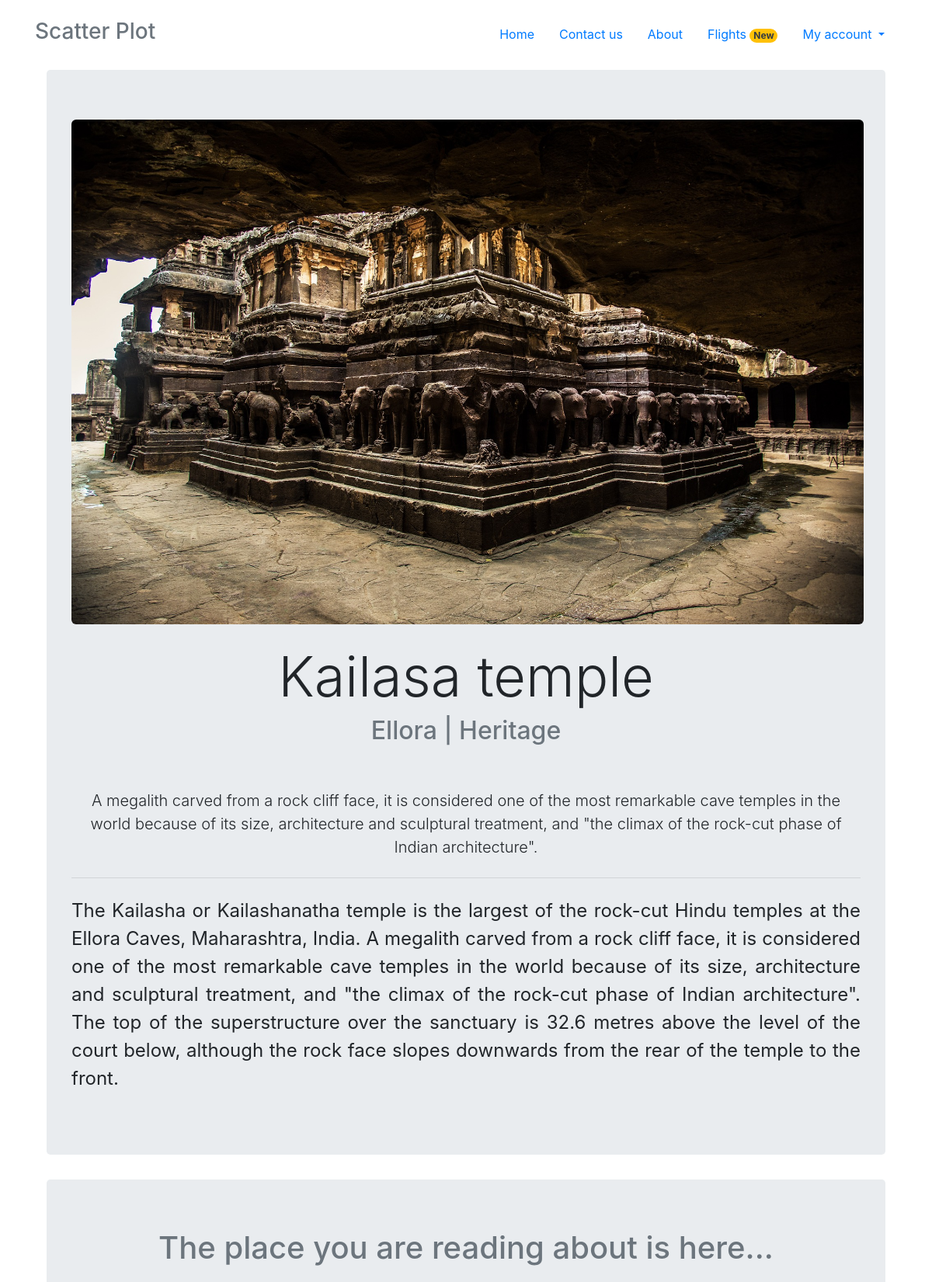
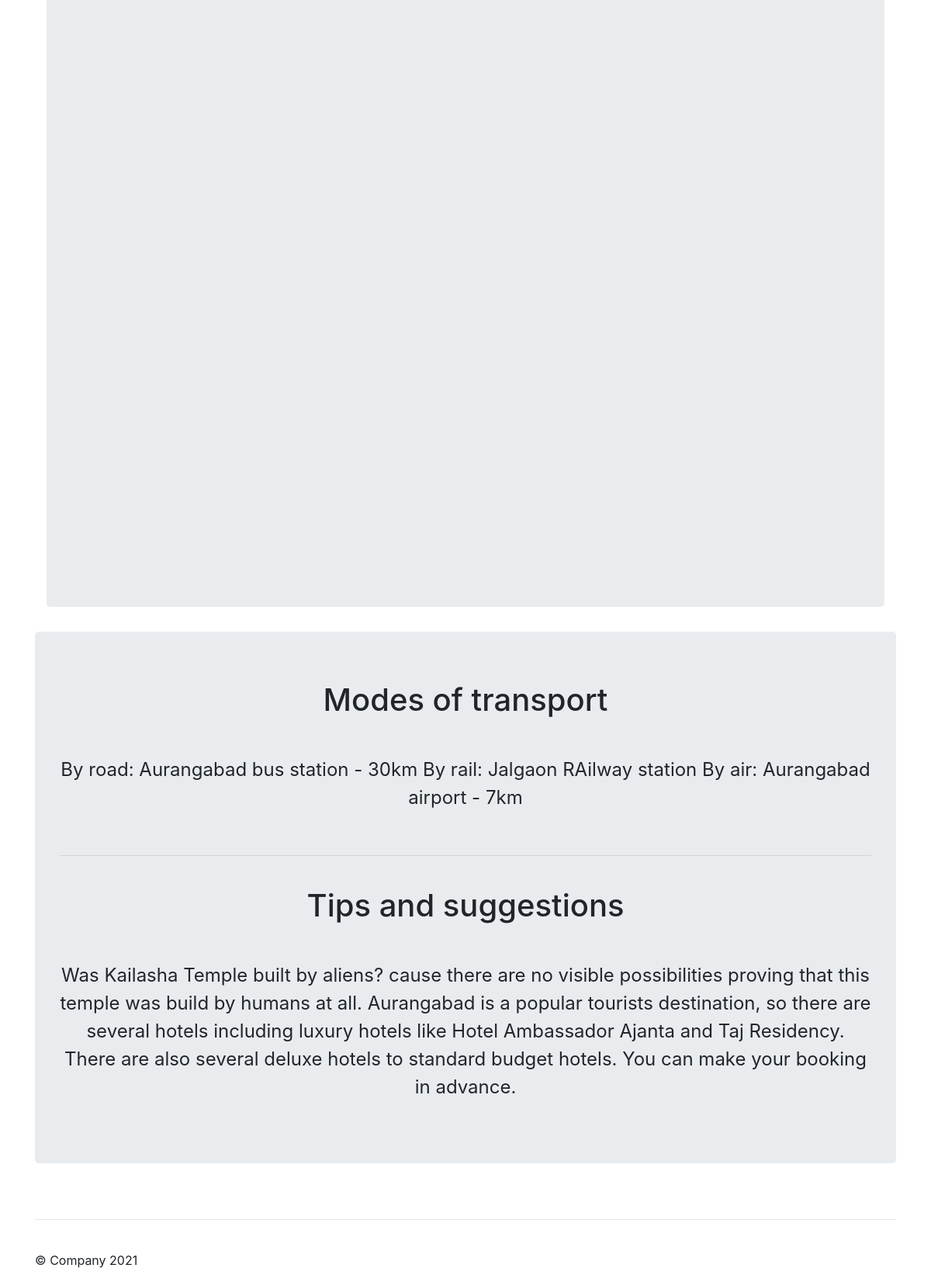
/4, run on the app's committed database (2 pictures, top to bottom).
### Profile/models.py (models this page shows)
class Points_of_Interest(models.Model):
    State_name = models.ForeignKey(state, on_delete=models.CASCADE)
    slug = models.SlugField(max_length=100, default='state')
    Point_of_interest = models.CharField(max_length=100, null=True)
    poislug = models.SlugField(max_length=100, null=True)
    header_image = models.ImageField(null=True, blank=True, upload_to="POIs")
    category = models.CharField(max_length=50, choices=category)
    Short_Description = models.TextField(max_length=300, default='', help_text='Write a short catchy description about the POI in 100 words max')
    city = models.CharField(max_length=50, default='')
    Description = models.TextField(max_length=2000, default='', help_text='500 words max')
    Latitude = models.FloatField()
    Longitude = models.FloatField()
    Tips = models.TextField(max_length=500, default='')
    Entry_fees_Adults = models.CharField(max_length=50, default='')
    Entry_fees_Children = models.CharField(max_length=50, default='')
    Transport_methods = models.TextField(max_length=300, default='')
    Suggestions = models.TextField(max_length=500, default='', help_text='Suggest something about the place. Example: The best food to try around this area (or) other places of interests around (or) Visitors food is not allowed')
    def __str__(self):
        return (self.Point_of_interest)

### Profile/views.py (the view)
# urls.py: path('<int:pk>', views.poidetailview.as_view(), name='poidetailview'),
class poidetailview(DetailView):
    model = Points_of_Interest
    template_name = 'poidetailview.html'

### templates/poidetailview.html (shortened to what this page needs)
{% extends 'bootstrap.html' %}
{% load static %}
{% block body %}
<body>
  <div class="container">
    <div class="jumbotron" >
      <img src={{object.header_image.url}} style="text-align: center; border-radius: 6px; object-fit: cover;" width="1020" height="650" >		  <br><br>
      <h1 class="display-3" style="text-align: center;">{{object}}</h1>	<h2 class="text-muted" style="text-align: center;">{{object.city}} | {{object.category}}</h2>		  <br><br>
      <p class="lead" style="text-align: center;">{{object.Short_Description}}</p>
      <hr class="my-4">
      <p style="text-align: justify; font-size:150%;">{{object.Description}}</p>
    </div>
  <div class="jumbotron">
    <h1 class="text-muted" style="text-align: center;">The place you are reading about is here...</h1><p><br></p>
        <p>
           <div id="map" style="height: 650px; width: 1020px; text-align:center;"></div>
           <br>
        </p>
  </div><div></div>
  </div>
  <div class="jumbotron">
    <h1  style="text-align: center;">Modes of transport</h1><p><br></p>
        <p style="text-align: center; font-size:150%;">
          {{object.Transport_methods}}
        </p><br><hr><br>
    <h1  style="text-align: center;">Tips and suggestions</h1><p><br></p>
        <p style="text-align: center; font-size:150%;">
          {{object.Tips}}
          {{object.Suggestions}}
        </p>
  </div>
    <br><hr><br>
  <footer class="footer">
    <p>© Company 2021</p>
  </footer>
</div>
{% endblock body %}

### data on the page
Points_of_Interest: header_image (picture), Point_of_interest "Kailasa temple", city "Ellora", category "Heritage", Short_Description "A megalith carved from a rock cliff face, it is considered one of the most remarkable cave temples in the world because of its size, architecture and sculptural treatment, and \"the climax of the rock-cut phase of Indian architecture\".", Description "The Kailasha or Kailashanatha temple is the largest of the rock-cut Hindu temples at the Ellora Caves, Maharashtra, India. A megalith carved from a rock cliff face, it is considered one of the most remarkable cave temples in the world because of its size, architecture and sculptural treatment, and \"the climax of the rock-cut phase of Indian architecture\". The top of the superstructure over the sanctuary is 32.6 metres above the level of the court below, although the rock face slopes downwards from the rear of the temple to the front.", Transport_methods "By road: Aurangabad bus station - 30km By rail: Jalgaon RAilway station By air: Aurangabad airport - 7km", Tips "Was Kailasha Temple built by aliens? cause there are no visible possibilities proving that this temple was build by humans at all.", Suggestions "Aurangabad is a popular tourists destination, so there are several hotels including luxury hotels like Hotel Ambassador Ajanta and Taj Residency. There are also several deluxe hotels to standard budget hotels. You can make your booking in advance."
